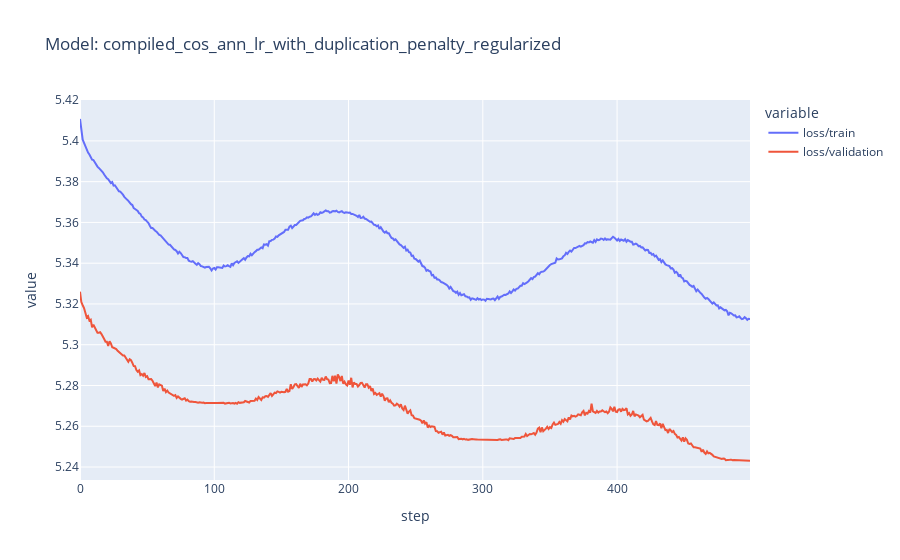

Write notebook code for a chart like this one.
### Code cell
model_file = "./models/model_500e_4098_32_32_4_4_compiled_cos_ann_lr_from_checkpoint_regularized.pth"
tb_file = "./models/events.out.tfevents.1733057344.big.3280480.0"
model_name = "compiled_cos_ann_lr_with_duplication_penalty_regularized"
metrics = read_tensorboard_logs(tb_file)
metrics_by_run = metrics.groupby(["step", "tag"]).mean().unstack()["value"]
metrics_by_run.columns.name = None
fig = px.line(metrics_by_run, title=f"Model: {model_name}")
fig.show()

### Figure 1 — Plotly figure (JSON) as saved in the notebook; plotly's stock layout.template omitted (floating-point values rounded to 4 significant figures; data arrays with more than 128 entries replaced by an {"elided": "..."} marker saying what was removed)
{"data": [{"hovertemplate": "variable=loss/train<br>step=%{x}<br>value=%{y}<extra></extra>", "legendgroup": "loss/train", "line": {"color": "#636efa", "dash": "solid"}, "marker": {"symbol": "circle"}, "mode": "lines", "name": "loss/train", "orientation": "v", "showlegend": true, "type": "scatter", "x": {"elided": "500 int values"}, "xaxis": "x", "y": {"elided": "500 float values"}, "yaxis": "y"}, {"hovertemplate": "variable=loss/validation<br>step=%{x}<br>value=%{y}<extra></extra>", "legendgroup": "loss/validation", "line": {"color": "#EF553B", "dash": "solid"}, "marker": {"symbol": "circle"}, "mode": "lines", "name": "loss/validation", "orientation": "v", "showlegend": true, "type": "scatter", "x": {"elided": "500 int values"}, "xaxis": "x", "y": {"elided": "500 float values"}, "yaxis": "y"}], "layout": {"legend": {"title": {"text": "variable"}, "tracegroupgap": 0}, "title": {"text": "Model: compiled_cos_ann_lr_with_duplication_penalty_regularized"}, "xaxis": {"anchor": "y", "domain": [0, 1], "title": {"text": "step"}}, "yaxis": {"anchor": "x", "domain": [0, 1], "title": {"text": "value"}}}}
